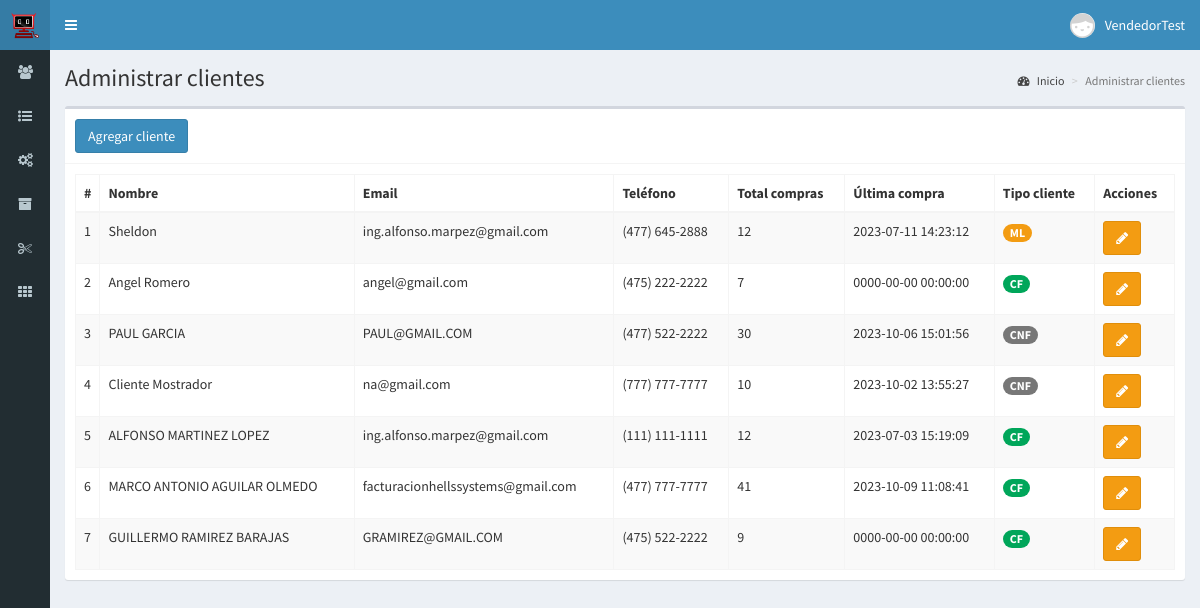
The app's page /clientes (signed in) with its own data.
### tables this page shows
CREATE TABLE `clientes` (
  `id` int(11) NOT NULL AUTO_INCREMENT,
  `nombre` text NOT NULL,
  `frecuente` int(11) NOT NULL COMMENT '1 = Cliente frecuente 2 = No frecuente',
  `email` text NOT NULL,
  `telefono` text NOT NULL,
  `compras` int(11) NOT NULL,
  `ultima_compra` datetime NOT NULL,
  `fecha` timestamp NOT NULL DEFAULT CURRENT_TIMESTAMP ON UPDATE CURRENT_TIMESTAMP,
  PRIMARY KEY (`id`)
);

### controladores/plantilla.controlador.php (called while the page is built)
<?php
class ControladorPlantilla{
	static public function ctrPlantilla(){
		include "vistas/plantilla.php";
	}
}

### index.php (called while the page is built, shortened)
<?php
require_once "controladores/plantilla.controlador.php";
require_once "controladores/usuarios.controlador.php";
require_once "controladores/clientes.controlador.php";
require_once "controladores/apartados.controlador.php";
require_once "modelos/clientes.modelo.php";
$plantilla = new ControladorPlantilla();
$plantilla -> ctrPlantilla();

### controladores/clientes.controlador.php (called while the page is built, shortened)
<?php
class ControladorClientes{
	static public function ctrMostrarClientes($item, $valor){
		$tabla = "clientes";
		$respuesta = ModeloClientes::mdlMostrarClientes($tabla, $item, $valor);
		return $respuesta;
	}
}

### modelos/conexion.php (called while the page is built)
<?php
class Conexion
{
    static public function conectar()
    {
        $link = new PDO("mysql:host=localhost;
                        dbname=bopos",
                        "root",
                        "");
        $link->exec("set names utf8");
        return $link;
    }
}

### modelos/clientes.modelo.php (called while the page is built, shortened)
<?php
require_once "conexion.php";
class ModeloClientes
{
	static public function mdlMostrarClientes($tabla, $item, $valor)
	{
		if ($item != null) {
			$stmt = Conexion::conectar()->prepare("SELECT * FROM $tabla WHERE $item = :$item");
			$stmt->bindParam(":" . $item, $valor, PDO::PARAM_STR);
			$stmt->execute();
			return $stmt->fetch();
		} else {
			$stmt = Conexion::conectar()->prepare("SELECT * FROM $tabla");
			$stmt->execute();
			return $stmt->fetchAll();
		}
	}
}

### vistas/modulos/clientes.php (the view, shortened to what this page needs)
<div class="content-wrapper">
  <section class="content-header">
    <h1>
      Administrar clientes
    </h1>
    <ol class="breadcrumb">
      <li><a href="inicio"><i class="fa fa-dashboard"></i> Inicio</a></li>
      <li class="active">Administrar clientes</li>
    </ol>
  </section>
  <section class="content">
    <div class="box">
      <div class="box-header with-border">
        <button class="btn btn-primary" data-toggle="modal" data-target="#modalAgregarCliente">
          Agregar cliente
        </button>
      </div>
      <div class="box-body">
        <table class="table table-bordered table-striped dt-responsive tablas" width="100%">
          <thead>
            <tr>
              <th style="width:10px">#</th>
              <th>Nombre</th>
              <th>Email</th>
              <th>Teléfono</th>
              <th>Total compras</th>
              <th>Última compra</th>
              <th>Tipo cliente</th>
              <th>Acciones</th>
            </tr>
          </thead>
          <tbody>
            <?php
            $item = null;
            $valor = null;
            $clientes = ControladorClientes::ctrMostrarClientes($item, $valor);
            foreach ($clientes as $key => $value) {
              echo '<tr>
                    <td>' . ($key + 1) . '</td>
                    <td>' . $value["nombre"] . '</td>
                    <td>' . $value["email"] . '</td>
                    <td>' . $value["telefono"] . '</td>
                    <td>' . $value["compras"] . '</td>
                    <td>' . $value["ultima_compra"] . '</td>';
              if ($value["frecuente"] == 1) {
                echo '<td> <span class="badge alert-success">CF</span></td>';
              } else if ($value["frecuente"] == 2) {
                echo '<td> <span class="badge alert-primary">CNF</span></td>';
              } else if ($value["frecuente"] == 3) {
                echo '<td> <span class="badge alert-warning">ML</span></td>';
              }
              echo '<td>
                      <div class="btn-group">
                        <button class="btn btn-warning btnEditarCliente" data-toggle="modal" data-target="#modalEditarCliente" idCliente="' . $value["id"] . '"><i class="fa fa-pencil"></i></button>';
              echo '</div>
                    </td>
                  </tr>';
            }
            ?>
          </tbody>
        </table>
      </div>
    </div>
  </section>
</div>

### vistas/plantilla.php (shortened to what this page needs)
<!DOCTYPE html>
<html>
<head>
  <link rel="stylesheet" href="vistas/bower_components/bootstrap/dist/css/bootstrap.min.css">
  <link rel="stylesheet" href="vistas/bower_components/font-awesome/css/font-awesome.min.css">
  <link rel="stylesheet" href="vistas/bower_components/Ionicons/css/ionicons.min.css">
  <link rel="stylesheet" href="vistas/dist/css/AdminLTE.css">
  <link rel="stylesheet" href="vistas/dist/css/skins/_all-skins.min.css">
  <link rel="stylesheet" href="vistas/bower_components/datatables.net-bs/css/dataTables.bootstrap.min.css">
  <link rel="stylesheet" href="vistas/bower_components/datatables.net-bs/css/responsive.bootstrap.min.css">
  <link rel="stylesheet" href="vistas/plugins/iCheck/all.css">
  <link rel="stylesheet" href="vistas/bower_components/bootstrap-daterangepicker/daterangepicker.css">
  <link rel="stylesheet" href="vistas/bower_components/morris.js/morris.css">
  <link href="https://cdn.jsdelivr.net/npm/select2@4.1.0-rc.0/dist/css/select2.min.css" rel="stylesheet" />
  <link rel="stylesheet" href="https://cdn.datatables.net/searchpanes/1.0.1/css/searchPanes.dataTables.min.css">
</head>
<body class="hold-transition skin-blue sidebar-collapse sidebar-mini login-page">
  <?php
  if (isset($_SESSION["iniciarSesion"]) && $_SESSION["iniciarSesion"] == "ok") {
    echo '<div class="wrapper">';
    include "modulos/cabezote.php";
    include "modulos/menu.php";
    if (isset($_GET["ruta"])) {
      if (
        $_GET["ruta"] == "inicio" ||
        $_GET["ruta"] == "usuarios" ||
        $_GET["ruta"] == "categorias" ||
        $_GET["ruta"] == "productos" ||
        $_GET["ruta"] == "clientes" ||
        $_GET["ruta"] == "ventas" ||
        $_GET["ruta"] == "crear-venta" ||
        $_GET["ruta"] == "editar-venta" ||
        $_GET["ruta"] == "reportes" ||
        $_GET["ruta"] == "servicios" ||
        $_GET["ruta"] == "pedidosPaqueteria" ||
        $_GET["ruta"] == "cortes" ||
        $_GET["ruta"] == "cajas" ||
        $_GET["ruta"] == "salir" ||
        $_GET["ruta"] == "bodega_mv_detalle" ||
        $_GET["ruta"] == "reporteServicios" ||
        $_GET["ruta"] == "facturacion" ||
        $_GET["ruta"] == "codigosProductos" ||
        $_GET["ruta"] == "listaPrecios" ||
        $_GET["ruta"] == "altaProductos" ||
        $_GET["ruta"] == "apartados"
      ) {
        include "modulos/" . $_GET["ruta"] . ".php";
      } else {
        include "modulos/404.php";
      }
    } else {
      include "modulos/inicio.php";
    }
    echo '</div>';
  } else {
    include "modulos/login.php";
  }
  ?>
</body>
</html>

### vistas/modulos/cabezote.php (shortened to what this page needs)
<header class="main-header">
<a href="inicio" class="logo">
	<span class="logo-mini">
		<img src="vistas/img/plantilla/icono-blanco.png" class="img-responsive" style="padding:10px">
	</span>
</a>
<nav class="navbar navbar-static-top" role="navigation">
 	<a href="#" class="sidebar-toggle" data-toggle="push-menu" role="button">
     	</a>
	<div class="navbar-custom-menu">
		<ul class="nav navbar-nav">
			<li class="dropdown user user-menu">
				<a href="#" class="dropdown-toggle" data-toggle="dropdown">
				<?php
				if($_SESSION["foto"] != ""){
					echo '<img src="'.$_SESSION["foto"].'" class="user-image">';
				}else{
					echo '<img src="vistas/img/usuarios/default/anonymous.png" class="user-image">';
				}
				?>
					<span class="hidden-xs"><?php  echo $_SESSION["nombre"]; ?></span>
				</a>
			</li>
		</ul>
	</div>
</nav>
</header>

### vistas/modulos/menu.php (shortened to what this page needs)
<aside class="main-sidebar">
	<section class="sidebar">
		<ul class="sidebar-menu">
			<?php
			if ($_SESSION["perfil"] == "Administrador" || $_SESSION["perfil"] == "Vendedor") {
				echo '<li>
				<a href="clientes">
					<i class="fa fa-users"></i>
					<span>Clientes</span>
				</a>
			</li>';
			}
			if ($_SESSION["perfil"] == "Administrador" || $_SESSION["perfil"] == "Vendedor") {
				echo '<li class="treeview">
				<a href="#">
					<i class="fa fa-list-ul"></i>
					<span>Ventas</span>
					<span class="pull-right-container">
						<i class="fa fa-angle-left pull-right"></i>
					</span>
				</a>
				<ul class="treeview-menu">
					<li>
						<a href="ventas">
							<i class="fa fa-circle-o"></i>
							<span>Administrar ventas</span>
						</a>
					</li>
					<li>
						<a href="crear-venta">
							<i class="fa fa-circle-o"></i>
							<span>Crear venta</span>
						</a>
					</li>
					<li>
						<a href="apartados">
							<i class="fa fa-circle-o"></i>
							<span>Apartados</span>
						</a>
					</li>
					';
				echo '</ul>
			</li>';
			}
			if ($_SESSION["perfil"] == "Administrador" || $_SESSION["perfil"] == "Vendedor") {
				echo '<li class="treeview">
				<a href="#">
					<i class="fa fa-cogs"></i>
					<span>Servicios</span>
					<span class="pull-right-container">
						<i class="fa fa-angle-left pull-right"></i>
					</span>
				</a>
				<ul class="treeview-menu">
					<li>
						<a href="servicios">
							<i class="fa fa-circle-o"></i>
							<span>Admon. Servicios</span>
						</a>
					</li>
					<li>
						<a href="reporteServicios">
							<i class="fa fa-circle-o"></i>
							<span>Reporte servicios</span>
						</a>
					</li>
					</ul>
			</li>';
			}
			if ($_SESSION["perfil"] == "Administrador" || $_SESSION["perfil"] == "Vendedor") {
				echo '<li class="treeview">
				<a href="#">
					<i class="fa fa-archive"></i>
					<span>Admon. Paquetería</span>
					<span class="pull-right-container">
						<i class="fa fa-angle-left pull-right"></i>
					</span>
				</a>
				<ul class="treeview-menu">
				<li>
				<a href="pedidosPaqueteria">
					<i class="fa fa-circle-o"></i>
					<span>Env. Paquetería</span>
				</a>
			</li>
					</ul>
			</li>';
			}
			if ($_SESSION["perfil"] == "Administrador" || $_SESSION["perfil"] == "Vendedor") {
				echo '<li class="treeview">
				<a href="#">
					<i class="fa fa-scissors"></i>
					<span>Cajas y cortes</span>
					<span class="pull-right-container">
						<i class="fa fa-angle-left pull-right"></i>
					</span>
				</a>
				<ul class="treeview-menu">
					<li>
						<a href="cajas">
							<i class="fa fa-circle-o"></i>
							<span>Admon. Cajas</span>
						</a>
					</li>
					<li>
						<a href="cortes">
							<i class="fa fa-circle-o"></i>
							<span>Admon. Cortes</span>
						</a>
					</li>';
				echo '</ul>
			</li>';
				echo '<li>
				<a href="facturacion">
					<i class="fa fa-th"></i>
					<span>Facturas</span>
				</a>
			</li>';
			}
			?>
		</ul>
	</section>
</aside>

### records on screen
clientes: nombre "Sheldon", email "ing.alfonso.marpez@gmail.com", telefono "(477) 645-2888", compras "12", ultima_compra "2023-07-11 14:23:12", frecuente "ML"
clientes: nombre "Angel Romero", email "angel@gmail.com", telefono "(475) 222-2222", compras "7", ultima_compra "0000-00-00 00:00:00", frecuente "CF"
clientes: nombre "PAUL GARCIA", email "PAUL@GMAIL.COM", telefono "(477) 522-2222", compras "30", ultima_compra "2023-10-06 15:01:56", frecuente "CNF"
clientes: nombre "Cliente Mostrador", email "na@gmail.com", telefono "(777) 777-7777", compras "10", ultima_compra "2023-10-02 13:55:27", frecuente "CNF"
clientes: nombre "ALFONSO MARTINEZ LOPEZ", email "ing.alfonso.marpez@gmail.com", telefono "(111) 111-1111", compras "12", ultima_compra "2023-07-03 15:19:09", frecuente "CF"
clientes: nombre "MARCO ANTONIO AGUILAR OLMEDO", email "facturacionhellssystems@gmail.com", telefono "(477) 777-7777", compras "41", ultima_compra "2023-10-09 11:08:41", frecuente "CF"
clientes: nombre "GUILLERMO RAMIREZ BARAJAS", email "GRAMIREZ@GMAIL.COM", telefono "(475) 522-2222", compras "9", ultima_compra "0000-00-00 00:00:00", frecuente "CF"

### other values on screen
$_SESSION["nombre"] "VendedorTest"
